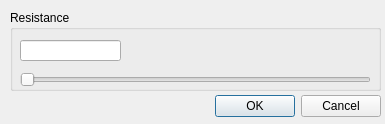
<?xml version="1.0" encoding="UTF-8"?>
<ui version="4.0">
 <class>Dialog</class>
 <widget class="QDialog" name="Dialog">
  <property name="geometry">
   <rect>
    <x>0</x>
    <y>0</y>
    <width>385</width>
    <height>124</height>
   </rect>
  </property>
  <property name="windowTitle">
   <string>Dialog</string>
  </property>
  <widget class="QDialogButtonBox" name="buttonBox">
   <property name="geometry">
    <rect>
     <x>40</x>
     <y>90</y>
     <width>341</width>
     <height>32</height>
    </rect>
   </property>
   <property name="orientation">
    <enum>Qt::Horizontal</enum>
   </property>
   <property name="standardButtons">
    <set>QDialogButtonBox::Cancel|QDialogButtonBox::Ok</set>
   </property>
  </widget>
  <widget class="QGroupBox" name="SliderLabel">
   <property name="geometry">
    <rect>
     <x>10</x>
     <y>10</y>
     <width>371</width>
     <height>81</height>
    </rect>
   </property>
   <property name="title">
    <string>Resistance</string>
   </property>
   <widget class="QSlider" name="horizontalSlider">
    <property name="geometry">
     <rect>
      <x>10</x>
      <y>60</y>
      <width>351</width>
      <height>20</height>
     </rect>
    </property>
    <property name="orientation">
     <enum>Qt::Horizontal</enum>
    </property>
   </widget>
   <widget class="QLineEdit" name="lineEdit">
    <property name="geometry">
     <rect>
      <x>10</x>
      <y>30</y>
      <width>101</width>
      <height>21</height>
     </rect>
    </property>
   </widget>
  </widget>
 </widget>
 <resources/>
 <connections>
  <connection>
   <sender>buttonBox</sender>
   <signal>accepted()</signal>
   <receiver>Dialog</receiver>
   <slot>accept()</slot>
   <hints>
    <hint type="sourcelabel">
     <x>248</x>
     <y>254</y>
    </hint>
    <hint type="destinationlabel">
     <x>157</x>
     <y>274</y>
    </hint>
   </hints>
  </connection>
  <connection>
   <sender>buttonBox</sender>
   <signal>rejected()</signal>
   <receiver>Dialog</receiver>
   <slot>reject()</slot>
   <hints>
    <hint type="sourcelabel">
     <x>316</x>
     <y>260</y>
    </hint>
    <hint type="destinationlabel">
     <x>286</x>
     <y>274</y>
    </hint>
   </hints>
  </connection>
 </connections>
</ui>
